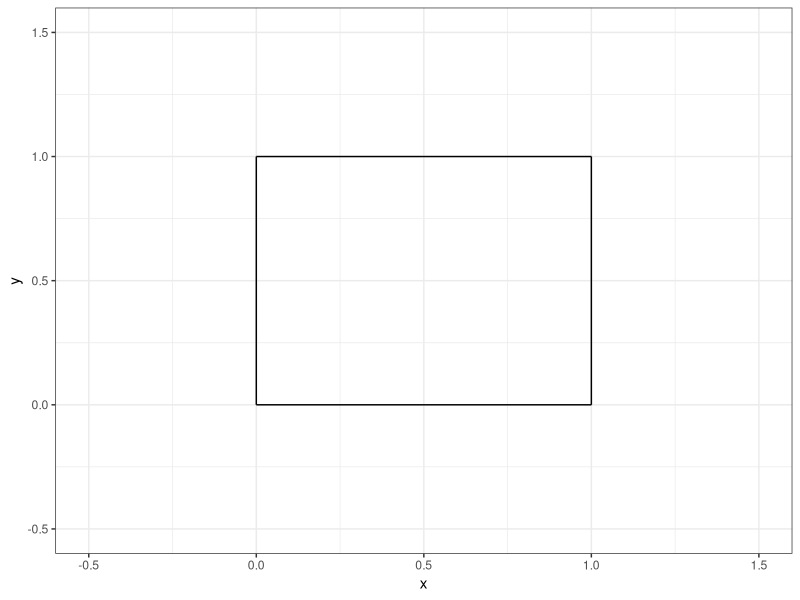
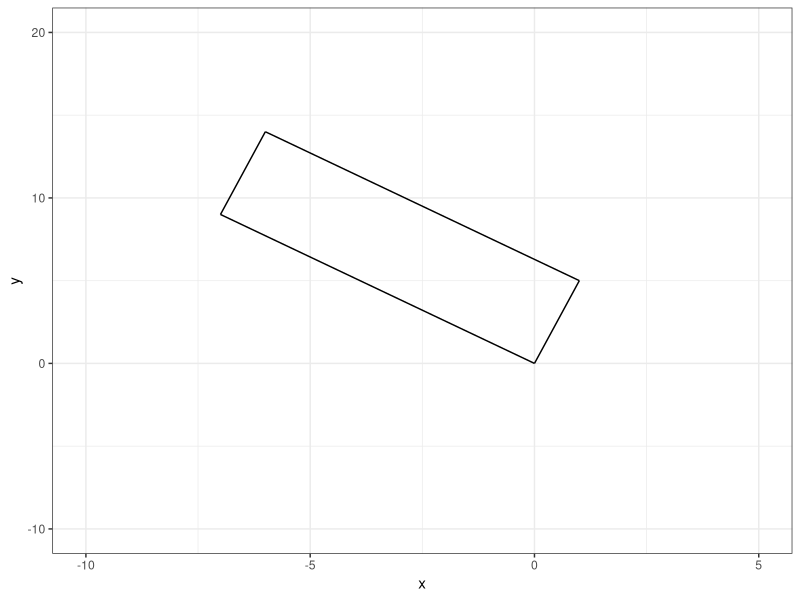

Write R code to recreate these figures, in order.
## ---- chunk 1
#| echo: false

default_chunk_hook  <- knitr::knit_hooks$get("chunk")

latex_font_size <- c("Huge", "huge", "LARGE", "Large", 
                     "large", "normalsize", "small", 
                     "footnotesize", "scriptsize", "tiny")

knitr::knit_hooks$set(chunk = function(x, options) {
  x <- default_chunk_hook(x, options)
  if(options$size %in% latex_font_size) {
    paste0("\n \\", options$size, "\n\n", 
      x, 
      "\n\n \\normalsize"
    )
  } else {
    x
  }
})

## ---- chunk 2
#| label: load-packages
#| include: false
library(tidyverse)
## ---- chunk 3
#| label: fig-unitsquare
#| fig-cap: "The unit square."
#| fig-width: 3
#| fig-height: 3
#| scale: "80%"
#| fig-align: "center"
#| size: "scriptsize"
p0 <- c(0, 0)
p1 <- c(1, 0)
p2 <- c(1, 1)
p3 <- c(0, 1)
ggplot() +
  geom_segment(aes(x = p0[1], y = p0[2], xend = p1[1], yend = p1[2])) +
  geom_segment(aes(x = p1[1], y = p1[2], xend = p2[1], yend = p2[2])) +
  geom_segment(aes(x = p2[1], y = p2[2], xend = p3[1], yend = p3[2])) +
  geom_segment(aes(x = p3[1], y = p3[2], xend = p0[1], yend = p0[2])) +
  theme_bw() +
  xlim(-0.5, 1.5) +
  ylim(-0.5, 1.5) +
  labs(x = "x", y = "y")
## ---- chunk 4
data=c(1, -7, 5, 9)
(A = matrix(data, nrow=2, ncol=2, byrow=TRUE))

## ---- chunk 5
M=matrix(c(1, 0, 0, 1), nrow=2, byrow=T)
(T = A %*% M)
## ---- chunk 6
(basis.vector.1 = T[, 1])
(basis.vector.2 = T[, 2])

## ---- chunk 7
(p0 = c(0,0))
(p1 = basis.vector.1)
(p3 = basis.vector.2)
(p2 = basis.vector.1+basis.vector.2)

## ---- chunk 8
ggplot() +
  geom_segment(aes(x = p0[1], y = p0[2], xend = p1[1], yend = p1[2])) +
  geom_segment(aes(x = p1[1], y = p1[2], xend = p2[1], yend = p2[2])) +
  geom_segment(aes(x = p2[1], y = p2[2], xend = p3[1], yend = p3[2])) +
  geom_segment(aes(x = p3[1], y = p3[2], xend = p0[1], yend = p0[2])) +
  theme_bw() +
  xlim(-10, 5) +
  ylim(-10, 20) +
  labs(x = "x", y = "y")


## ---- chunk 9
(det(A))
